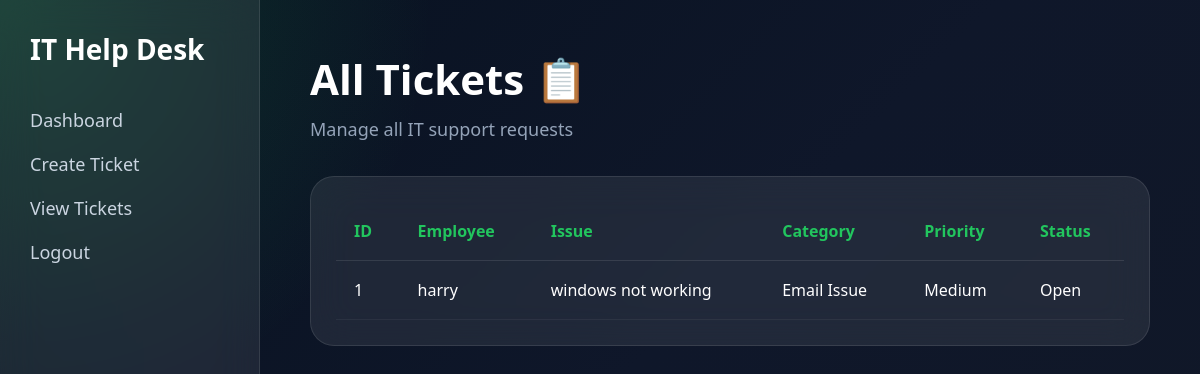
The page /tickets (signed in) on the database as committed earlier.
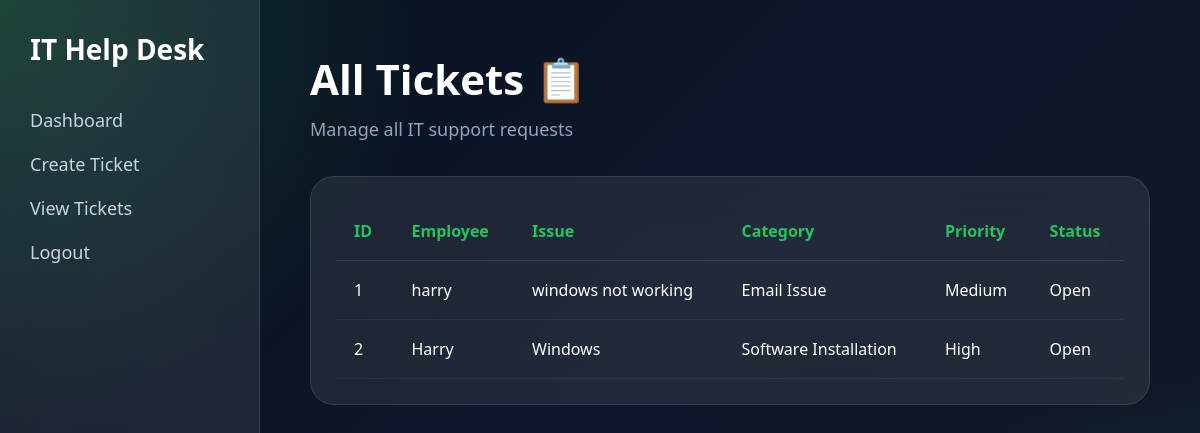
The same page on the database as committed later.
### tables this page shows
CREATE TABLE tickets (
        id INTEGER PRIMARY KEY AUTOINCREMENT,
        employee_name TEXT,
        issue_title TEXT,
        category TEXT,
        priority TEXT,
        description TEXT,
        status TEXT
    );

### app.py (the view)
@app.route("/tickets")
def tickets():
    if "user" not in session:
        return redirect("/")
    conn = sqlite3.connect("helpdesk.db")
    cursor = conn.cursor()
    cursor.execute("""
    SELECT * FROM tickets
    """)
    all_tickets = cursor.fetchall()
    conn.close()
    return render_template("tickets.html",tickets=all_tickets)

### templates/tickets.html (shortened to what this page needs)
<!DOCTYPE html>
<html lang="en">
<head>
    <link rel="stylesheet"
    href="{{ url_for('static', filename='style.css') }}">
</head>
<body>
<div class="dashboard">
    <div class="sidebar">
        <h2>IT Help Desk</h2>
        <ul>
            <li><a href="/dashboard">Dashboard</a></li>
            <li><a href="/create-ticket">Create Ticket</a></li>
            <li><a href="/tickets">View Tickets</a></li>
            <li><a href="/logout">Logout</a></li>
        </ul>
    </div>
    <div class="main-content">
        <h1>All Tickets 📋</h1>
        <p class="welcome-text">
            Manage all IT support requests
        </p>
        <div class="table-container">
            <table>
                <thead>
                    <tr>
                        <th>ID</th>
                        <th>Employee</th>
                        <th>Issue</th>
                        <th>Category</th>
                        <th>Priority</th>
                        <th>Status</th>
                    </tr>
                </thead>
                <tbody>
                    {% for ticket in tickets %}
                    <tr>
                        <td>{{ ticket[0] }}</td>
                        <td>{{ ticket[1] }}</td>
                        <td>{{ ticket[2] }}</td>
                        <td>{{ ticket[3] }}</td>
                        <td>{{ ticket[4] }}</td>
                        <td>{{ ticket[6] }}</td>
                    </tr>
                    {% endfor %}
                </tbody>
            </table>
        </div>
    </div>
</div>
</body>
</html>

### static/style.css (style rules this page uses)
* { margin:0; padding:0; box-sizing:border-box; font-family:"Segoe UI",sans-serif; }
body { min-height:100vh; background: radial-gradient(circle at top left,#22c55e33,transparent 30%), radial-gradient(circle at bottom right,#16a34a33,transparent 30%), linear-gradient(135deg,#07111f,#0f172a,#111827); }
.dashboard { display:flex; min-height:100vh; }
.sidebar { width:260px; background:rgba(255,255,255,0.08); backdrop-filter:blur(20px); border-right:1px solid rgba(255,255,255,0.1); padding:30px; }
.sidebar h2 { color:white; font-size:28px; margin-bottom:40px; }
.sidebar ul { list-style:none; }
.sidebar ul li { margin:20px 0; }
.sidebar ul li a { text-decoration:none; color:#cbd5e1; font-size:18px; transition:0.3s; }
.main-content { flex:1; padding:50px; }
.main-content h1 { color:white; font-size:42px; }
.welcome-text { color:#94a3b8; margin-top:10px; margin-bottom:35px; font-size:18px; }
.table-container { background:rgba(255,255,255,0.08); backdrop-filter:blur(20px); border-radius:24px; padding:25px; border:1px solid rgba(255,255,255,0.1); overflow-x:auto; }
table { width:100%; border-collapse:collapse; }
table th { text-align:left; color:#22c55e; padding:18px; border-bottom:1px solid rgba(255,255,255,0.1); }
table td { padding:18px; color:white; border-bottom:1px solid rgba(255,255,255,0.05); }

Rows that differ between the two databases and show on the page:
added tickets: id "2", employee_name "Harry", issue_title "Windows", category "Software Installation", priority "High", status "Open"
